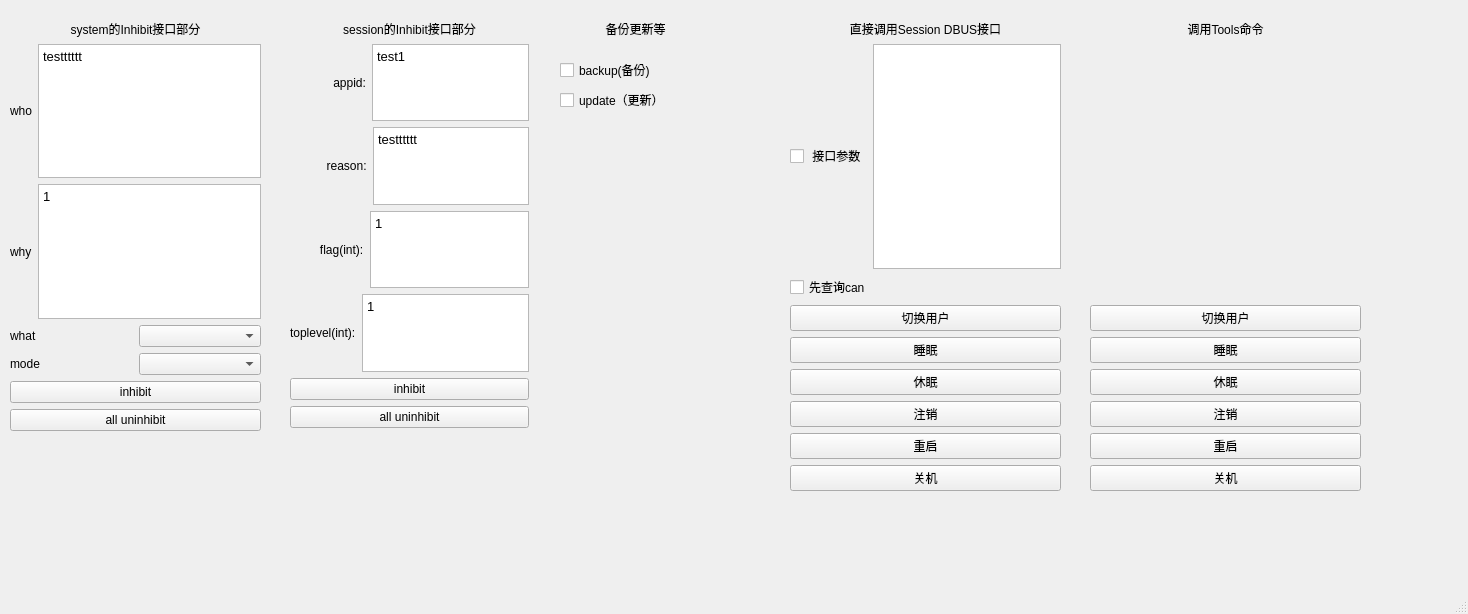
<?xml version="1.0" encoding="UTF-8"?>
<ui version="4.0">
 <class>MainWindow</class>
 <widget class="QMainWindow" name="MainWindow">
  <property name="geometry">
   <rect>
    <x>0</x>
    <y>0</y>
    <width>1468</width>
    <height>614</height>
   </rect>
  </property>
  <property name="windowTitle">
   <string>MainWindow</string>
  </property>
  <widget class="QWidget" name="centralwidget">
   <widget class="QWidget" name="verticalLayoutWidget">
    <property name="geometry">
     <rect>
      <x>790</x>
      <y>20</y>
      <width>271</width>
      <height>491</height>
     </rect>
    </property>
    <layout class="QVBoxLayout" name="verticalLayout">
     <item>
      <widget class="QLabel" name="label">
       <property name="text">
        <string>直接调用Session DBUS接口</string>
       </property>
       <property name="alignment">
        <set>Qt::AlignCenter</set>
       </property>
      </widget>
     </item>
     <item>
      <layout class="QHBoxLayout" name="horizontalLayout">
       <item>
        <widget class="QCheckBox" name="argumentCheckBox">
         <property name="text">
          <string> 接口参数</string>
         </property>
        </widget>
       </item>
       <item>
        <widget class="QTextEdit" name="textEdit"/>
       </item>
      </layout>
     </item>
     <item>
      <widget class="QCheckBox" name="canCheckBox">
       <property name="text">
        <string>先查询can</string>
       </property>
      </widget>
     </item>
     <item>
      <widget class="QPushButton" name="switchUserBtn">
       <property name="text">
        <string>切换用户</string>
       </property>
      </widget>
     </item>
     <item>
      <widget class="QPushButton" name="suspendBtn">
       <property name="text">
        <string>睡眠</string>
       </property>
      </widget>
     </item>
     <item>
      <widget class="QPushButton" name="hibernateBtn">
       <property name="text">
        <string>休眠</string>
       </property>
      </widget>
     </item>
     <item>
      <widget class="QPushButton" name="logoutBtn">
       <property name="text">
        <string>注销</string>
       </property>
      </widget>
     </item>
     <item>
      <widget class="QPushButton" name="rebootBtn">
       <property name="text">
        <string>重启</string>
       </property>
      </widget>
     </item>
     <item>
      <widget class="QPushButton" name="shutdownBtn">
       <property name="text">
        <string>关机</string>
       </property>
      </widget>
     </item>
     <item>
      <widget class="QLabel" name="label_2">
       <property name="text">
        <string/>
       </property>
      </widget>
     </item>
    </layout>
   </widget>
   <widget class="QWidget" name="verticalLayoutWidget_2">
    <property name="geometry">
     <rect>
      <x>290</x>
      <y>20</y>
      <width>239</width>
      <height>428</height>
     </rect>
    </property>
    <layout class="QVBoxLayout" name="verticalLayout_2">
     <item>
      <widget class="QLabel" name="label_3">
       <property name="text">
        <string>session的Inhibit接口部分</string>
       </property>
       <property name="alignment">
        <set>Qt::AlignCenter</set>
       </property>
      </widget>
     </item>
     <item>
      <layout class="QHBoxLayout" name="horizontalLayout_2">
       <item>
        <widget class="QLabel" name="label_4">
         <property name="text">
          <string>             appid:</string>
         </property>
        </widget>
       </item>
       <item>
        <widget class="QTextEdit" name="appid">
         <property name="html">
          <string>&lt;!DOCTYPE HTML PUBLIC &quot;-//W3C//DTD HTML 4.0//EN&quot; &quot;http://www.w3.org/TR/REC-html40/strict.dtd&quot;&gt;
&lt;html&gt;&lt;head&gt;&lt;meta name=&quot;qrichtext&quot; content=&quot;1&quot; /&gt;&lt;style type=&quot;text/css&quot;&gt;
p, li { white-space: pre-wrap; }
&lt;/style&gt;&lt;/head&gt;&lt;body style=&quot; font-family:'Noto Sans CJK SC'; font-size:10pt; font-weight:400; font-style:normal;&quot;&gt;
&lt;p style=&quot; margin-top:0px; margin-bottom:0px; margin-left:0px; margin-right:0px; -qt-block-indent:0; text-indent:0px;&quot;&gt;test1&lt;/p&gt;&lt;/body&gt;&lt;/html&gt;</string>
         </property>
        </widget>
       </item>
      </layout>
     </item>
     <item>
      <layout class="QHBoxLayout" name="horizontalLayout_8">
       <item>
        <widget class="QLabel" name="label_10">
         <property name="text">
          <string>           reason:</string>
         </property>
        </widget>
       </item>
       <item>
        <widget class="QTextEdit" name="reason">
         <property name="html">
          <string>&lt;!DOCTYPE HTML PUBLIC &quot;-//W3C//DTD HTML 4.0//EN&quot; &quot;http://www.w3.org/TR/REC-html40/strict.dtd&quot;&gt;
&lt;html&gt;&lt;head&gt;&lt;meta name=&quot;qrichtext&quot; content=&quot;1&quot; /&gt;&lt;style type=&quot;text/css&quot;&gt;
p, li { white-space: pre-wrap; }
&lt;/style&gt;&lt;/head&gt;&lt;body style=&quot; font-family:'Noto Sans CJK SC'; font-size:10pt; font-weight:400; font-style:normal;&quot;&gt;
&lt;p style=&quot; margin-top:0px; margin-bottom:0px; margin-left:0px; margin-right:0px; -qt-block-indent:0; text-indent:0px;&quot;&gt;testttttt&lt;/p&gt;&lt;/body&gt;&lt;/html&gt;</string>
         </property>
        </widget>
       </item>
      </layout>
     </item>
     <item>
      <layout class="QHBoxLayout" name="horizontalLayout_7">
       <item>
        <widget class="QLabel" name="label_9">
         <property name="text">
          <string>         flag(int):</string>
         </property>
        </widget>
       </item>
       <item>
        <widget class="QTextEdit" name="flag">
         <property name="html">
          <string>&lt;!DOCTYPE HTML PUBLIC &quot;-//W3C//DTD HTML 4.0//EN&quot; &quot;http://www.w3.org/TR/REC-html40/strict.dtd&quot;&gt;
&lt;html&gt;&lt;head&gt;&lt;meta name=&quot;qrichtext&quot; content=&quot;1&quot; /&gt;&lt;style type=&quot;text/css&quot;&gt;
p, li { white-space: pre-wrap; }
&lt;/style&gt;&lt;/head&gt;&lt;body style=&quot; font-family:'Noto Sans CJK SC'; font-size:10pt; font-weight:400; font-style:normal;&quot;&gt;
&lt;p style=&quot; margin-top:0px; margin-bottom:0px; margin-left:0px; margin-right:0px; -qt-block-indent:0; text-indent:0px;&quot;&gt;1&lt;/p&gt;&lt;/body&gt;&lt;/html&gt;</string>
         </property>
        </widget>
       </item>
      </layout>
     </item>
     <item>
      <layout class="QHBoxLayout" name="horizontalLayout_6">
       <item>
        <widget class="QLabel" name="label_8">
         <property name="text">
          <string>toplevel(int):</string>
         </property>
        </widget>
       </item>
       <item>
        <widget class="QTextEdit" name="toplevel">
         <property name="html">
          <string>&lt;!DOCTYPE HTML PUBLIC &quot;-//W3C//DTD HTML 4.0//EN&quot; &quot;http://www.w3.org/TR/REC-html40/strict.dtd&quot;&gt;
&lt;html&gt;&lt;head&gt;&lt;meta name=&quot;qrichtext&quot; content=&quot;1&quot; /&gt;&lt;style type=&quot;text/css&quot;&gt;
p, li { white-space: pre-wrap; }
&lt;/style&gt;&lt;/head&gt;&lt;body style=&quot; font-family:'Noto Sans CJK SC'; font-size:10pt; font-weight:400; font-style:normal;&quot;&gt;
&lt;p style=&quot; margin-top:0px; margin-bottom:0px; margin-left:0px; margin-right:0px; -qt-block-indent:0; text-indent:0px;&quot;&gt;1&lt;/p&gt;&lt;/body&gt;&lt;/html&gt;</string>
         </property>
        </widget>
       </item>
      </layout>
     </item>
     <item>
      <widget class="QPushButton" name="sessionInhibitBtn">
       <property name="text">
        <string>inhibit</string>
       </property>
      </widget>
     </item>
     <item>
      <widget class="QPushButton" name="uninhibitBtn">
       <property name="text">
        <string>all uninhibit</string>
       </property>
      </widget>
     </item>
     <item>
      <widget class="QLabel" name="label_16">
       <property name="text">
        <string/>
       </property>
      </widget>
     </item>
    </layout>
   </widget>
   <widget class="QWidget" name="verticalLayoutWidget_3">
    <property name="geometry">
     <rect>
      <x>10</x>
      <y>20</y>
      <width>251</width>
      <height>431</height>
     </rect>
    </property>
    <layout class="QVBoxLayout" name="verticalLayout_4">
     <item>
      <widget class="QLabel" name="label_5">
       <property name="text">
        <string>system的Inhibit接口部分</string>
       </property>
       <property name="alignment">
        <set>Qt::AlignCenter</set>
       </property>
      </widget>
     </item>
     <item>
      <layout class="QHBoxLayout" name="horizontalLayout_9">
       <item>
        <widget class="QLabel" name="label_11">
         <property name="text">
          <string>who</string>
         </property>
        </widget>
       </item>
       <item>
        <widget class="QTextEdit" name="whotext">
         <property name="html">
          <string>&lt;!DOCTYPE HTML PUBLIC &quot;-//W3C//DTD HTML 4.0//EN&quot; &quot;http://www.w3.org/TR/REC-html40/strict.dtd&quot;&gt;
&lt;html&gt;&lt;head&gt;&lt;meta name=&quot;qrichtext&quot; content=&quot;1&quot; /&gt;&lt;style type=&quot;text/css&quot;&gt;
p, li { white-space: pre-wrap; }
&lt;/style&gt;&lt;/head&gt;&lt;body style=&quot; font-family:'Noto Sans CJK SC'; font-size:10pt; font-weight:400; font-style:normal;&quot;&gt;
&lt;p style=&quot; margin-top:0px; margin-bottom:0px; margin-left:0px; margin-right:0px; -qt-block-indent:0; text-indent:0px;&quot;&gt;testttttt&lt;/p&gt;&lt;/body&gt;&lt;/html&gt;</string>
         </property>
        </widget>
       </item>
      </layout>
     </item>
     <item>
      <layout class="QHBoxLayout" name="horizontalLayout_10">
       <item>
        <widget class="QLabel" name="label_12">
         <property name="text">
          <string>why</string>
         </property>
        </widget>
       </item>
       <item>
        <widget class="QTextEdit" name="whytext">
         <property name="html">
          <string>&lt;!DOCTYPE HTML PUBLIC &quot;-//W3C//DTD HTML 4.0//EN&quot; &quot;http://www.w3.org/TR/REC-html40/strict.dtd&quot;&gt;
&lt;html&gt;&lt;head&gt;&lt;meta name=&quot;qrichtext&quot; content=&quot;1&quot; /&gt;&lt;style type=&quot;text/css&quot;&gt;
p, li { white-space: pre-wrap; }
&lt;/style&gt;&lt;/head&gt;&lt;body style=&quot; font-family:'Noto Sans CJK SC'; font-size:10pt; font-weight:400; font-style:normal;&quot;&gt;
&lt;p style=&quot; margin-top:0px; margin-bottom:0px; margin-left:0px; margin-right:0px; -qt-block-indent:0; text-indent:0px;&quot;&gt;1&lt;/p&gt;&lt;/body&gt;&lt;/html&gt;</string>
         </property>
        </widget>
       </item>
      </layout>
     </item>
     <item>
      <layout class="QHBoxLayout" name="horizontalLayout_3">
       <item>
        <widget class="QLabel" name="label_6">
         <property name="text">
          <string>what </string>
         </property>
        </widget>
       </item>
       <item>
        <widget class="QComboBox" name="whatComboBox">
         <property name="currentText">
          <string/>
         </property>
        </widget>
       </item>
      </layout>
     </item>
     <item>
      <layout class="QHBoxLayout" name="horizontalLayout_11">
       <item>
        <widget class="QLabel" name="label_13">
         <property name="text">
          <string>mode</string>
         </property>
        </widget>
       </item>
       <item>
        <widget class="QComboBox" name="modeComBox"/>
       </item>
      </layout>
     </item>
     <item>
      <widget class="QPushButton" name="systemdInhibitBtn">
       <property name="text">
        <string>inhibit</string>
       </property>
      </widget>
     </item>
     <item>
      <widget class="QPushButton" name="systemUnInhibitBtn">
       <property name="text">
        <string>all uninhibit</string>
       </property>
      </widget>
     </item>
     <item>
      <widget class="QLabel" name="label_15">
       <property name="text">
        <string/>
       </property>
      </widget>
     </item>
    </layout>
   </widget>
   <widget class="QWidget" name="verticalLayoutWidget_4">
    <property name="geometry">
     <rect>
      <x>1090</x>
      <y>20</y>
      <width>271</width>
      <height>491</height>
     </rect>
    </property>
    <layout class="QVBoxLayout" name="verticalLayout_5">
     <item>
      <widget class="QLabel" name="label_7">
       <property name="text">
        <string>调用Tools命令</string>
       </property>
       <property name="alignment">
        <set>Qt::AlignHCenter|Qt::AlignTop</set>
       </property>
      </widget>
     </item>
     <item>
      <spacer name="verticalSpacer">
       <property name="orientation">
        <enum>Qt::Vertical</enum>
       </property>
       <property name="sizeHint" stdset="0">
        <size>
         <width>20</width>
         <height>40</height>
        </size>
       </property>
      </spacer>
     </item>
     <item>
      <widget class="QPushButton" name="toolsSwitchUserBtn">
       <property name="text">
        <string>切换用户</string>
       </property>
      </widget>
     </item>
     <item>
      <widget class="QPushButton" name="toolsSuspendBtn">
       <property name="text">
        <string>睡眠</string>
       </property>
      </widget>
     </item>
     <item>
      <widget class="QPushButton" name="toolsHibernateBtn">
       <property name="text">
        <string>休眠</string>
       </property>
      </widget>
     </item>
     <item>
      <widget class="QPushButton" name="toolsLogoutBtn">
       <property name="text">
        <string>注销</string>
       </property>
      </widget>
     </item>
     <item>
      <widget class="QPushButton" name="toolsRebootBtn">
       <property name="text">
        <string>重启</string>
       </property>
      </widget>
     </item>
     <item>
      <widget class="QPushButton" name="toolsShutdownBtn">
       <property name="text">
        <string>关机</string>
       </property>
      </widget>
     </item>
     <item>
      <widget class="QLabel" name="label_14">
       <property name="text">
        <string/>
       </property>
      </widget>
     </item>
    </layout>
   </widget>
   <widget class="QWidget" name="verticalLayoutWidget_5">
    <property name="geometry">
     <rect>
      <x>560</x>
      <y>20</y>
      <width>151</width>
      <height>92</height>
     </rect>
    </property>
    <layout class="QVBoxLayout" name="verticalLayout_3">
     <item>
      <widget class="QLabel" name="label_17">
       <property name="text">
        <string>备份更新等</string>
       </property>
       <property name="alignment">
        <set>Qt::AlignCenter</set>
       </property>
      </widget>
     </item>
     <item>
      <spacer name="verticalSpacer_2">
       <property name="orientation">
        <enum>Qt::Vertical</enum>
       </property>
       <property name="sizeHint" stdset="0">
        <size>
         <width>20</width>
         <height>40</height>
        </size>
       </property>
      </spacer>
     </item>
     <item>
      <widget class="QCheckBox" name="backupCheckBox">
       <property name="text">
        <string>backup(备份)</string>
       </property>
      </widget>
     </item>
     <item>
      <widget class="QCheckBox" name="updateCheckBox">
       <property name="text">
        <string>update（更新）</string>
       </property>
      </widget>
     </item>
    </layout>
   </widget>
  </widget>
  <widget class="QMenuBar" name="menubar">
   <property name="geometry">
    <rect>
     <x>0</x>
     <y>0</y>
     <width>1468</width>
     <height>25</height>
    </rect>
   </property>
  </widget>
  <widget class="QStatusBar" name="statusbar"/>
 </widget>
 <resources/>
 <connections/>
</ui>
